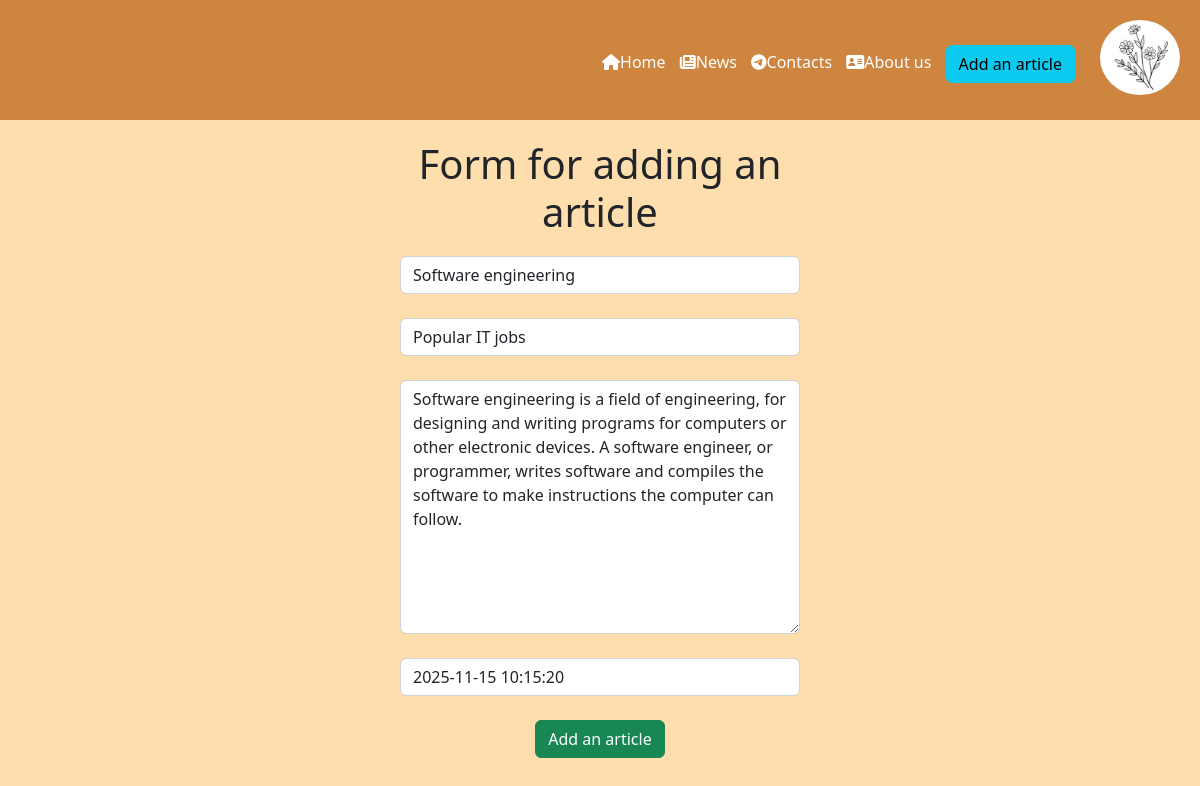
The page /news/6/update on the database its author committed.
### news/models.py (models this page shows, shortened)
class Articles(models.Model):
    title = models.CharField('Name', max_length = 50)
    intro = models.CharField('Intro', max_length = 250)
    full_text = models.TextField('Article')
    date = models.DateTimeField('Date of publication')
    class Meta:
        verbose_name = 'New'
        verbose_name_plural = 'News'

### news/views.py (the view)
# urls.py: path('<int:pk>/update', views.NewsUpdateView.as_view(), name = 'news-update'),
class NewsUpdateView(UpdateView):
    model = Articles
    template_name = 'news/create.html'
    form_class = ArticlesForm

### news/forms.py
class ArticlesForm(ModelForm):
    class Meta:
        model = Articles
        fields = ['title', 'intro', 'full_text', 'date']
        widgets = {
            "title": TextInput(attrs={
                'class': 'form-control',
                'placeholder': 'Name of the article'
            }),
            "intro": TextInput(attrs={
                'class': 'form-control',
                'placeholder': 'Intro'
            }),
            "full_text": Textarea(attrs={
                'class': 'form-control',
                'placeholder': 'Text of the article'
            }),
            "date": DateTimeInput(attrs={
                'class': 'form-control',
                'placeholder': 'Y-M-D H:M:S'
            })
        }

### news/templates/news/create.html (shortened to what this page needs)
{% extends 'main/layout.html' %}
{% block content %}
    <div class="features">
        <h1>Form for adding an article</h1>
        <form method = "post">
            {{ form.title }}<br>
            {{ form.intro}}<br>
            {{ form.full_text}}<br>
            {{ form.date }}<br>
            <button class="btn btn-success" type="submit">Add an article</button>
        </form>
    </div>
{% endblock %}

### main/static/main/css/main.css (style rules this page uses)
body { background: #FFDEAD; }

### news/static/news/css/create.css (style rules this page uses)
.features { width: 50vh; text-align: center; margin: auto; margin-top: 20px; }
.features h1 { margin-bottom: 20px; }

### rows shown on the page
Articles: title "Software engineering", intro "Popular IT jobs", full_text "Software engineering is a field of engineering, for designing and writing programs for computers or other electronic devices. A software engineer, or programmer, writes software and compiles the software to make instructions the computer can follow.", date "2025-11-15 10:15:20"
